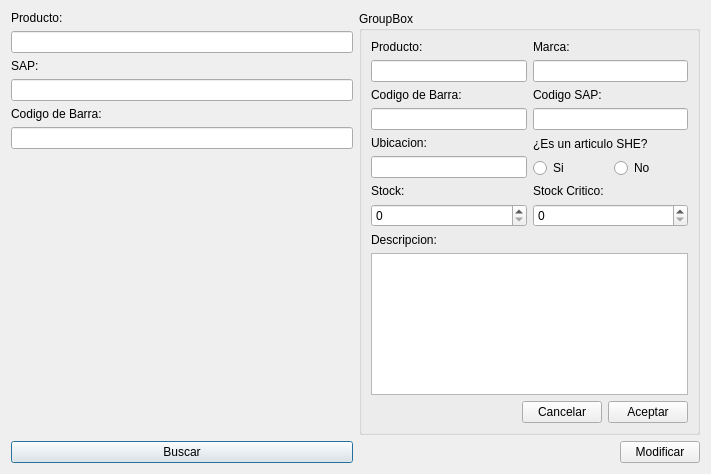
<?xml version="1.0" encoding="UTF-8"?>
<ui version="4.0">
 <class>qdialog_buscarproducto</class>
 <widget class="QDialog" name="qdialog_buscarproducto">
  <property name="geometry">
   <rect>
    <x>0</x>
    <y>0</y>
    <width>711</width>
    <height>474</height>
   </rect>
  </property>
  <property name="windowTitle">
   <string>Dialog</string>
  </property>
  <layout class="QGridLayout" name="gridLayout_2">
   <item row="0" column="0" rowspan="2">
    <layout class="QVBoxLayout" name="verticalLayout">
     <item>
      <widget class="QLabel" name="label_producto_busqueda">
       <property name="text">
        <string>Producto:</string>
       </property>
      </widget>
     </item>
     <item>
      <widget class="QLineEdit" name="lineEdit_producto_busqueda"/>
     </item>
     <item>
      <widget class="QLabel" name="label_sap_busqueda">
       <property name="text">
        <string>SAP:</string>
       </property>
      </widget>
     </item>
     <item>
      <widget class="QLineEdit" name="lineEdit_sap_busqueda"/>
     </item>
     <item>
      <widget class="QLabel" name="label_codigodebarra_busqueda">
       <property name="text">
        <string>Codigo de Barra:</string>
       </property>
      </widget>
     </item>
     <item>
      <widget class="QLineEdit" name="lineEdit_codigodebarra"/>
     </item>
     <item>
      <spacer name="verticalSpacer">
       <property name="orientation">
        <enum>Qt::Vertical</enum>
       </property>
       <property name="sizeHint" stdset="0">
        <size>
         <width>20</width>
         <height>40</height>
        </size>
       </property>
      </spacer>
     </item>
     <item>
      <widget class="QPushButton" name="pushButton_buscar">
       <property name="text">
        <string>Buscar</string>
       </property>
      </widget>
     </item>
    </layout>
   </item>
   <item row="1" column="1">
    <layout class="QHBoxLayout" name="horizontalLayout_2">
     <item>
      <spacer name="horizontalSpacer">
       <property name="orientation">
        <enum>Qt::Horizontal</enum>
       </property>
       <property name="sizeHint" stdset="0">
        <size>
         <width>40</width>
         <height>20</height>
        </size>
       </property>
      </spacer>
     </item>
     <item>
      <widget class="QPushButton" name="pushButton_modificar">
       <property name="text">
        <string>Modificar</string>
       </property>
      </widget>
     </item>
    </layout>
   </item>
   <item row="0" column="1">
    <widget class="QGroupBox" name="groupBox_resultado">
     <property name="title">
      <string>GroupBox</string>
     </property>
     <layout class="QVBoxLayout" name="verticalLayout_11">
      <item>
       <layout class="QGridLayout" name="gridLayout">
        <item row="0" column="0">
         <layout class="QVBoxLayout" name="verticalLayout_9">
          <item>
           <widget class="QLabel" name="label_producto_resultado">
            <property name="text">
             <string>Producto:</string>
            </property>
           </widget>
          </item>
          <item>
           <widget class="QLineEdit" name="lineEdit_producto_resultado"/>
          </item>
         </layout>
        </item>
        <item row="0" column="1">
         <layout class="QVBoxLayout" name="verticalLayout_3">
          <item>
           <widget class="QLabel" name="label_marca_resultado">
            <property name="text">
             <string>Marca:</string>
            </property>
           </widget>
          </item>
          <item>
           <widget class="QLineEdit" name="lineEdit_marca_resultado"/>
          </item>
         </layout>
        </item>
        <item row="1" column="0">
         <layout class="QVBoxLayout" name="verticalLayout_8">
          <item>
           <widget class="QLabel" name="label_codigobarra_resultado">
            <property name="text">
             <string>Codigo de Barra:</string>
            </property>
           </widget>
          </item>
          <item>
           <widget class="QLineEdit" name="lineEdit_codigobarra_resultado"/>
          </item>
         </layout>
        </item>
        <item row="3" column="0">
         <layout class="QVBoxLayout" name="verticalLayout_12">
          <item>
           <widget class="QLabel" name="label_stock_resultado">
            <property name="text">
             <string>Stock:</string>
            </property>
           </widget>
          </item>
          <item>
           <widget class="QSpinBox" name="spinBox_stock_resultado"/>
          </item>
         </layout>
        </item>
        <item row="1" column="1">
         <layout class="QVBoxLayout" name="verticalLayout_7">
          <item>
           <widget class="QLabel" name="label_codigosap_2">
            <property name="text">
             <string>Codigo SAP:</string>
            </property>
           </widget>
          </item>
          <item>
           <widget class="QLineEdit" name="lineEdit_codigosap_resultado"/>
          </item>
         </layout>
        </item>
        <item row="3" column="1">
         <layout class="QVBoxLayout" name="verticalLayout_2">
          <item>
           <widget class="QLabel" name="label_stockminimo">
            <property name="text">
             <string>Stock Critico:</string>
            </property>
           </widget>
          </item>
          <item>
           <widget class="QSpinBox" name="spinBox_stockminimo_resultado"/>
          </item>
         </layout>
        </item>
        <item row="2" column="0">
         <layout class="QVBoxLayout" name="verticalLayout_4">
          <item>
           <widget class="QLabel" name="label_ubicacion_resultado">
            <property name="text">
             <string>Ubicacion:</string>
            </property>
           </widget>
          </item>
          <item>
           <widget class="QLineEdit" name="lineEdit_ubicacion_resultado"/>
          </item>
         </layout>
        </item>
        <item row="2" column="1">
         <layout class="QVBoxLayout" name="verticalLayout_13">
          <item>
           <widget class="QLabel" name="label_productoSHE_resultado">
            <property name="text">
             <string>¿Es un articulo SHE?</string>
            </property>
           </widget>
          </item>
          <item>
           <layout class="QHBoxLayout" name="horizontalLayout">
            <item>
             <widget class="QRadioButton" name="radioButton_si_resultado">
              <property name="text">
               <string>Si</string>
              </property>
             </widget>
            </item>
            <item>
             <widget class="QRadioButton" name="radioButton_no_resultado">
              <property name="text">
               <string>No</string>
              </property>
             </widget>
            </item>
           </layout>
          </item>
         </layout>
        </item>
       </layout>
      </item>
      <item>
       <layout class="QVBoxLayout" name="verticalLayout_10">
        <item>
         <widget class="QLabel" name="label_descripcion_resultado">
          <property name="text">
           <string>Descripcion:</string>
          </property>
         </widget>
        </item>
        <item>
         <widget class="QTextEdit" name="textEdit_descripcion_resultado"/>
        </item>
       </layout>
      </item>
      <item>
       <layout class="QHBoxLayout" name="horizontalLayout_4">
        <item>
         <spacer name="horizontalSpacer_2">
          <property name="orientation">
           <enum>Qt::Horizontal</enum>
          </property>
          <property name="sizeHint" stdset="0">
           <size>
            <width>40</width>
            <height>20</height>
           </size>
          </property>
         </spacer>
        </item>
        <item>
         <widget class="QPushButton" name="pushButton_cancelarmodificacion">
          <property name="text">
           <string>Cancelar</string>
          </property>
         </widget>
        </item>
        <item>
         <widget class="QPushButton" name="pushButton_aceptarmodificacion">
          <property name="text">
           <string>Aceptar</string>
          </property>
         </widget>
        </item>
       </layout>
      </item>
     </layout>
    </widget>
   </item>
  </layout>
 </widget>
 <tabstops>
  <tabstop>lineEdit_producto_busqueda</tabstop>
  <tabstop>lineEdit_sap_busqueda</tabstop>
  <tabstop>lineEdit_codigodebarra</tabstop>
  <tabstop>pushButton_buscar</tabstop>
  <tabstop>pushButton_modificar</tabstop>
  <tabstop>lineEdit_producto_resultado</tabstop>
  <tabstop>lineEdit_codigobarra_resultado</tabstop>
  <tabstop>spinBox_stock_resultado</tabstop>
  <tabstop>textEdit_descripcion_resultado</tabstop>
  <tabstop>pushButton_aceptarmodificacion</tabstop>
  <tabstop>pushButton_cancelarmodificacion</tabstop>
 </tabstops>
 <resources/>
 <connections/>
</ui>
